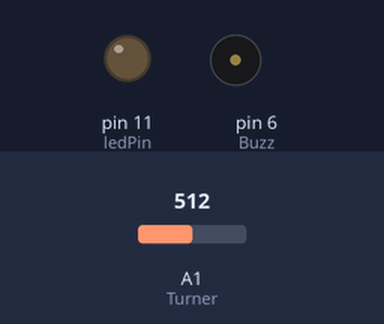
Bench run of a sketch on a simulated Arduino Uno, built with avr-gcc and run on an emulated ATmega328P. Parts: output pins drawn as LEDs (lit = HIGH), buzzer (waves = sounding). Inputs (shaded band) come from the test bench; at power-on: A1 (Turner) = 512.

Above: at 1.2 s.
1.3 s: A1 (Turner) set to 311
2.8 s: A1 (Turner) set to 293
At 4.0 s:
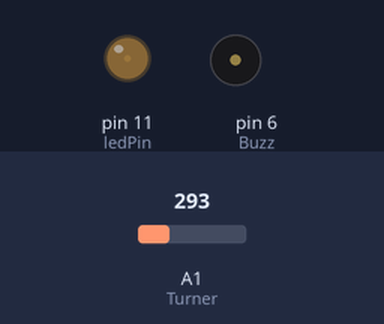
4.3 s: A1 (Turner) set to 1010
At 5.3 s:
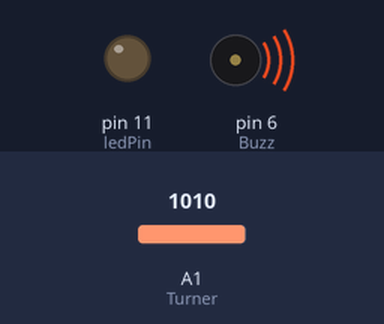
Timing chart, 0 to 7.3 s (numbered marks = the images above; inputs shaded):
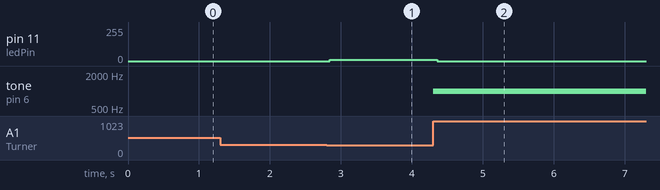

The sketch:

LYSHvismindre300.ino
```cpp
// constants won't change. They're used here to set pin numbers:
const int Turner = A1;     // the number of the turner pin
const int ledPin =  11;      // the number of the LED pin
const int Buzz = 6;

// variables will change:
int TurnerState = 0;         // variable for reading the pushbutton status

void setup() {
  // declare the ledPin as an OUTPUT:
  pinMode(ledPin, OUTPUT);
}

void loop() {
  TurnerState = analogRead(Turner);    // read the value from the sensor
  if (TurnerState <= 300) {
  digitalWrite(ledPin, HIGH);  // turn the ledPin on
  }
  if (TurnerState >= 1000) {
    tone(Buzz, 1000);
  }
  else {
  digitalWrite(ledPin, LOW);   // turn the ledPin off
  noTone(Buzz);
  }
}
```

Measured:
- after the input at 1.3 s, every drawn part: stays the same
- after the input at 2.8 s, pin 11 (ledPin): 0/255 → 10/255 at once
- after the input at 4.3 s, pin 11 (ledPin): 10/255 → 0/255 after 0.06 s; tone on pin 6 (Buzz): silent → 1000 Hz at once
